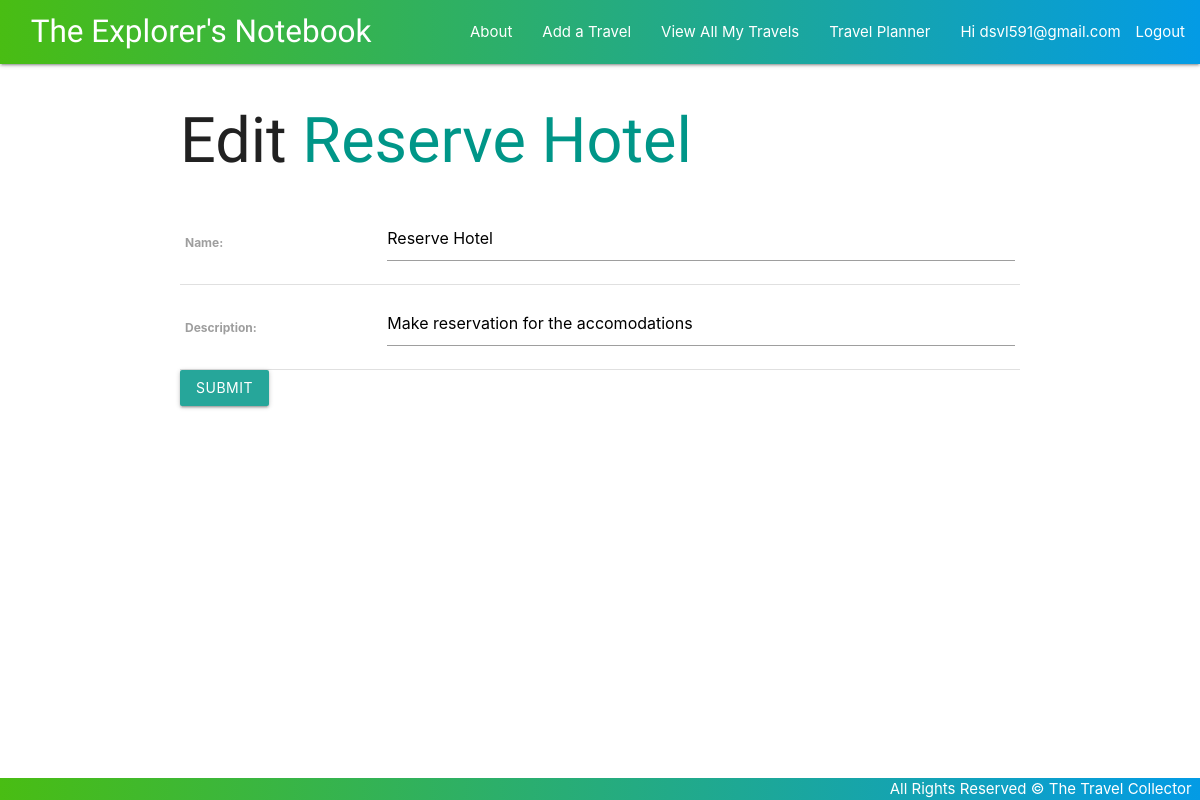
The app's page /checklists/2/update/ (signed in) with its own data.
### main_app/models.py (models this page shows, shortened)
class Checklist(models.Model):
    name = models.CharField(max_length=50)
    description = models.CharField(max_length=250)
    user = models.ForeignKey(User, on_delete=models.CASCADE)

### main_app/views.py (the view)
# urls.py: path('checklists/<int:pk>/update/', views.ChecklistUpdate.as_view(), name='checklists_update'),
class ChecklistUpdate(LoginRequiredMixin, UpdateView):
    model = Checklist
    fields = ['name', 'description']

### main_app/templates/main_app/checklist_form.html (shortened to what this page needs)
{% extends 'base.html' %}
{% block content %}
{% if object %}
<h1>Edit <span class="teal-text">{{ object.name }}</span></h1>
{% else %}
<h1>Create Checklist option</h1>
<p>You can create any options, e.g.: Hotel research, book flights, plan itinerary, etc. It will be shown as an option on your travel planner.</p>
{% endif %}
<form action="" method="post">
    <table>
        {{form.as_table}}
    </table>
    <input type="submit" value="Submit" class="btn">
</form>
{% endblock %}

### main_app/templates/base.html (shortened to what this page needs)
{% load static %}
<!DOCTYPE html>
<html lang="en">
<head>
    <link rel="stylesheet" href="https://cdnjs.cloudflare.com/ajax/libs/materialize/1.0.0/css/materialize.min.css">
    <link rel="stylesheet" href="{% static '/css/style.css' %}">
</head>
<body>
    <header>
    <div class="navbar-fixed">
        <nav>
            <div class="nav-wrapper">
                <a href="{% url 'home' %}" class="left brand-logo"> &nbsp; &nbsp; The Explorer's Notebook</a>
                <ul class="right hide-on-med-and-down">
                    <li><a href="{% url 'about' %}"> About </a></li>
                    {% if user.is_authenticated %}
                    <li><a href="{% url 'travels_create' %}"> Add a Travel </a></li>
                    <li><a href="{% url 'index' %}"> View All My Travels </a></li>
                    <li><a class="dropdown-trigger" href="#!" data-target="dropdown1">Travel Planner</a></li>
                    <li>Hi {{ user.username }}</li>
                    <li><a href="{% url 'logout' %}"> Logout </a> </li>
                    {% else %}
                    <li><a href="{% url 'signup' %}">Signup</a></li>
                    <li><a href="{% url 'login' %}">Login</a></li>
                    {% endif %}
                </ul>
            </div>
        </nav>
    </div>
    </header>
    <main class="container">
        {% block content %}
        {% endblock %}
    </main>
    <footer class="page-footer custom-footer">
        <div class="right">
            All Rights Reserved &copy; The Travel Collector &nbsp;
        </div>
    </footer>
</body>
</html>

### main_app/static/css/style.css (style rules this page uses)
body { display: flex; min-height: 100vh; flex-direction: column; }
h1, .brand-logo { font-family: 'Style Script', cursive; }
nav .nav-wrapper { background: linear-gradient(90deg, #49bd13 0%, #039be5 100%); }
main { flex: 1 0 auto; }
footer.page-footer { padding-top: 0; text-align: right; background: linear-gradient(90deg, #49bd13 0%, #039be5 100%); }
a { color: #26a69a; }

### records on screen
Checklist: name "Reserve Hotel", description "Make reservation for the accomodations"

### other values on screen
{{ user.username }} "dsvl591@gmail.com"
